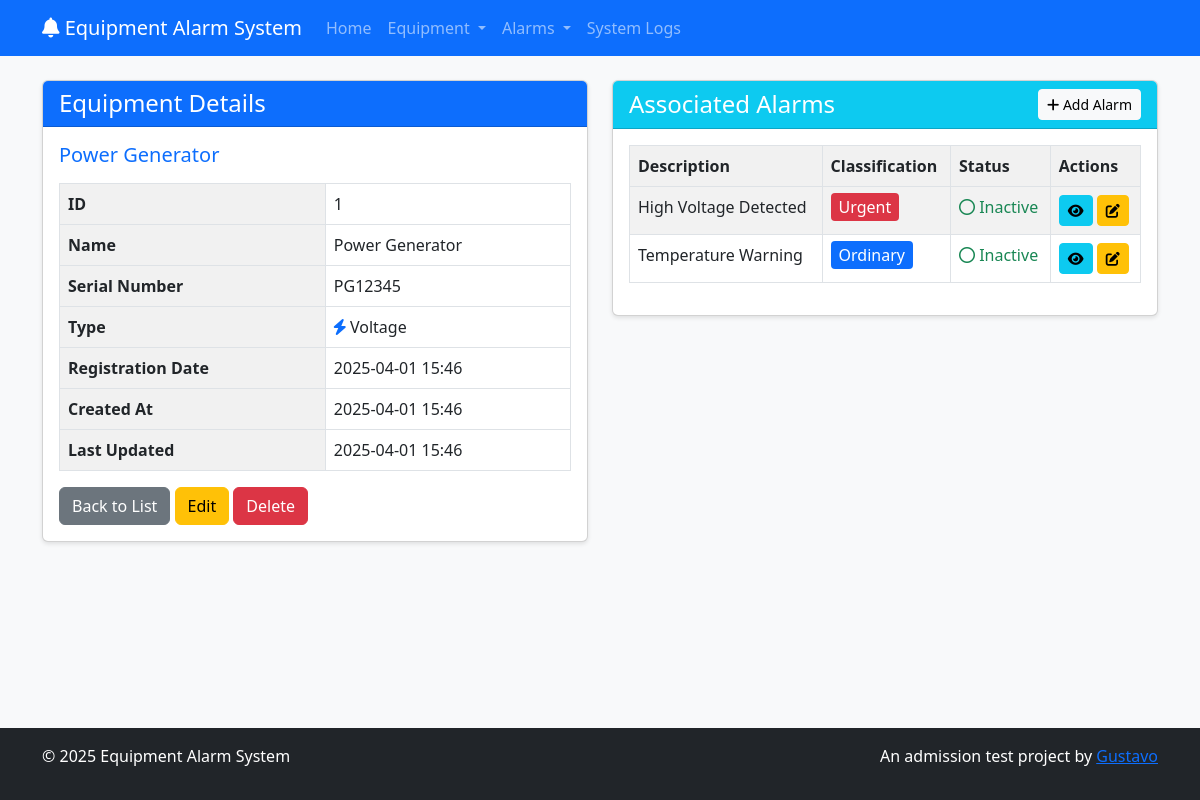
Screenshot of /equipment/view.php?id=1 with the database file from the repository.
### tables this page shows
CREATE TABLE IF NOT EXISTS equipment (
    id INT AUTO_INCREMENT PRIMARY KEY,
    name VARCHAR(100) NOT NULL,
    serial_number VARCHAR(50) NOT NULL UNIQUE,
    type ENUM('Voltage', 'Current', 'Oil') NOT NULL,
    registration_date DATETIME DEFAULT CURRENT_TIMESTAMP,
    created_at DATETIME DEFAULT CURRENT_TIMESTAMP,
    updated_at DATETIME DEFAULT CURRENT_TIMESTAMP ON UPDATE CURRENT_TIMESTAMP
);

CREATE TABLE IF NOT EXISTS alarms (
    id INT AUTO_INCREMENT PRIMARY KEY,
    description VARCHAR(255) NOT NULL,
    classification ENUM('Urgent', 'Emergency', 'Ordinary') NOT NULL,
    equipment_id INT NOT NULL,
    registration_date DATETIME DEFAULT CURRENT_TIMESTAMP,
    created_at DATETIME DEFAULT CURRENT_TIMESTAMP,
    updated_at DATETIME DEFAULT CURRENT_TIMESTAMP ON UPDATE CURRENT_TIMESTAMP,
    FOREIGN KEY (equipment_id) REFERENCES equipment(id) ON DELETE CASCADE
);

### includes/functions.php (called while the page is built, shortened)
<?php
require_once 'config.php';
function getEquipmentById($id) {
    global $conn;
    $id = (int) $id;
    $sql = "SELECT * FROM equipment WHERE id = ?";
    if($stmt = mysqli_prepare($conn, $sql)) {
        mysqli_stmt_bind_param($stmt, "i", $id);
        if(mysqli_stmt_execute($stmt)) {
            $result = mysqli_stmt_get_result($stmt);
            if(mysqli_num_rows($result) == 1) {
                return mysqli_fetch_assoc($result);
            }
        }
    }
    return false;
}
function getAlarmStatus($alarm_id) {
    global $conn;
    $alarm_id = (int) $alarm_id;
    $sql = "SELECT status FROM activated_alarms
            WHERE alarm_id = ?
            ORDER BY entry_date DESC
            LIMIT 1";
    if($stmt = mysqli_prepare($conn, $sql)) {
        mysqli_stmt_bind_param($stmt, "i", $alarm_id);
        if(mysqli_stmt_execute($stmt)) {
            $result = mysqli_stmt_get_result($stmt);
            if(mysqli_num_rows($result) == 1) {
                $row = mysqli_fetch_assoc($result);
                return $row['status'];
            } else {
                return 'off';
            }
        }
    }
    return false;
}
?>

### equipment/view.php (the view, shortened to what this page needs)
<?php
require_once '../includes/header.php';
$id = (int)$_GET['id'];
$equipment = getEquipmentById($id);
$sql = "SELECT * FROM alarms WHERE equipment_id = ? ORDER BY registration_date DESC";
$alarms = array();
if ($stmt = mysqli_prepare($conn, $sql)) {
    mysqli_stmt_bind_param($stmt, "i", $id);
    if (mysqli_stmt_execute($stmt)) {
        $result = mysqli_stmt_get_result($stmt);
        while ($row = mysqli_fetch_assoc($result)) {
            $alarms[] = $row;
        }
    }
}
$typeIcon = '';
switch ($equipment['type']) {
    case 'Voltage':
        $typeIcon = '<i class="fas fa-bolt icon-voltage"></i> ';
        break;
}
?>
<div class="row">
    <div class="col-md-6">
        <div class="card mb-4">
            <div class="card-header bg-primary text-white">
                <h2 class="h4 mb-0">Equipment Details</h2>
            </div>
            <div class="card-body">
                <div class="mb-3">
                    <h3 class="h5 text-primary"><?php echo htmlspecialchars($equipment['name']); ?></h3>
                </div>
                <table class="table table-bordered">
                    <tr>
                        <th>ID</th>
                        <td><?php echo $equipment['id']; ?></td>
                    </tr>
                    <tr>
                        <th>Name</th>
                        <td><?php echo htmlspecialchars($equipment['name']); ?></td>
                    </tr>
                    <tr>
                        <th>Serial Number</th>
                        <td><?php echo htmlspecialchars($equipment['serial_number']); ?></td>
                    </tr>
                    <tr>
                        <th>Type</th>
                        <td><?php echo $typeIcon . htmlspecialchars($equipment['type']); ?></td>
                    </tr>
                    <tr>
                        <th>Registration Date</th>
                        <td><?php echo date('Y-m-d H:i', strtotime($equipment['registration_date'])); ?></td>
                    </tr>
                    <tr>
                        <th>Created At</th>
                        <td><?php echo date('Y-m-d H:i', strtotime($equipment['created_at'])); ?></td>
                    </tr>
                    <tr>
                        <th>Last Updated</th>
                        <td><?php echo date('Y-m-d H:i', strtotime($equipment['updated_at'])); ?></td>
                    </tr>
                </table>
                <div class="mt-3">
                    <a href="list.php" class="btn btn-secondary">Back to List</a>
                    <a href="edit.php?id=<?php echo $equipment['id']; ?>" class="btn btn-warning">Edit</a>
                    <a href="delete.php?id=<?php echo $equipment['id']; ?>" class="btn btn-danger btn-delete">Delete</a>
                </div>
            </div>
        </div>
    </div>
    <div class="col-md-6">
        <div class="card">
            <div class="card-header bg-info text-white d-flex justify-content-between align-items-center">
                <h3 class="h4 mb-0">Associated Alarms</h3>
                <a href="../alarms/create.php?equipment_id=<?php echo $equipment['id']; ?>" class="btn btn-light btn-sm">
                    <i class="fas fa-plus"></i> Add Alarm
                </a>
            </div>
            <div class="card-body">
                <?php if (empty($alarms)): ?>
                    <p class="text-muted">No alarms associated with this equipment.</p>
                <?php else: ?>
                    <div class="table-responsive">
                        <table class="table table-bordered table-striped">
                            <thead>
                                <tr>
                                    <th>Description</th>
                                    <th>Classification</th>
                                    <th>Status</th>
                                    <th>Actions</th>
                                </tr>
                            </thead>
                            <tbody>
                                <?php foreach ($alarms as $alarm):
                                    $status = getAlarmStatus($alarm['id']);
                                    $classificationFormatted = '';
                                    switch ($alarm['classification']) {
                                        case 'Urgent':
                                            $classificationFormatted = '<span class="classification-urgent">Urgent</span>';
                                            break;
                                        case 'Ordinary':
                                            $classificationFormatted = '<span class="classification-ordinary">Ordinary</span>';
                                            break;
                                    }
                                    $statusFormatted = '';
                                    if ($status == 'on') {
                                        $statusFormatted = '<span class="status-on"><i class="fas fa-circle"></i> Active</span>';
                                    } else {
                                        $statusFormatted = '<span class="status-off"><i class="far fa-circle"></i> Inactive</span>';
                                    }
                                ?>
                                <tr>
                                    <td><?php echo htmlspecialchars($alarm['description']); ?></td>
                                    <td><?php echo $classificationFormatted; ?></td>
                                    <td><?php echo $statusFormatted; ?></td>
                                    <td>
                                        <a href="../alarms/view.php?id=<?php echo $alarm['id']; ?>" class="btn btn-sm btn-info" data-bs-toggle="tooltip" title="View">
                                            <i class="fas fa-eye"></i>
                                        </a>
                                        <a href="../alarms/edit.php?id=<?php echo $alarm['id']; ?>" class="btn btn-sm btn-warning" data-bs-toggle="tooltip" title="Edit">
                                            <i class="fas fa-edit"></i>
                                        </a>
                                    </td>
                                </tr>
                                <?php endforeach; ?>
                            </tbody>
                        </table>
                    </div>
                <?php endif; ?>
            </div>
        </div>
    </div>
</div>
<?php
require_once '../includes/footer.php';
?>

### assets/css/style.css (style rules this page uses)
html { height: 100%; }
body { background-color: #f8f9fa; min-height: 100%; display: flex; flex-direction: column; }
.card { margin-bottom: 20px; box-shadow: 0 2px 4px rgba(0, 0, 0, 0.1); }
.card-header { font-weight: bold; }
.status-off { color: #198754; }
.table th { background-color: #f1f1f1; }
.classification-urgent { background-color: #dc3545; color: white; padding: 3px 8px; border-radius: 4px; }
.classification-ordinary { background-color: #0d6efd; color: white; padding: 3px 8px; border-radius: 4px; }
.icon-voltage { color: #0d6efd; }
.table-responsive { overflow-x: auto; }

### rows the page displays
equipment: name "Power Generator", id "1", serial_number "PG12345", type "Voltage", registration_date "2025-04-01 15:46", created_at "2025-04-01 15:46", updated_at "2025-04-01 15:46"
alarms: description "High Voltage Detected", classification "Urgent"
alarms: description "Temperature Warning", classification "Ordinary"
